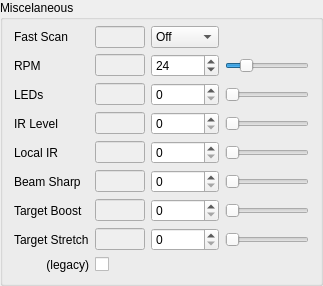
             <widget class="QGroupBox" name="groupStandardMiscellaneous">
              <property name="title">
               <string>Miscelaneous</string>
              </property>
              <layout class="QGridLayout" name="gridLayout_2">
               <property name="topMargin">
                <number>6</number>
               </property>
               <item row="6" column="3">
                <widget class="QSlider" name="sliderTargetBoost">
                 <property name="maximum">
                  <number>2</number>
                 </property>
                 <property name="orientation">
                  <enum>Qt::Horizontal</enum>
                 </property>
                </widget>
               </item>
               <item row="3" column="2">
                <widget class="QSpinBox" name="spinIRLevel">
                 <property name="keyboardTracking">
                  <bool>false</bool>
                 </property>
                 <property name="maximum">
                  <number>3</number>
                 </property>
                </widget>
               </item>
               <item row="3" column="1">
                <widget class="QLineEdit" name="editIRLevel">
                 <property name="enabled">
                  <bool>false</bool>
                 </property>
                 <property name="maximumSize">
                  <size>
                   <width>50</width>
                   <height>16777215</height>
                  </size>
                 </property>
                 <property name="readOnly">
                  <bool>true</bool>
                 </property>
                </widget>
               </item>
               <item row="3" column="0">
                <widget class="QLabel" name="labelIRLevel">
                 <property name="text">
                  <string>IR Level</string>
                 </property>
                </widget>
               </item>
               <item row="6" column="2">
                <widget class="QSpinBox" name="spinTargetBoost">
                 <property name="keyboardTracking">
                  <bool>false</bool>
                 </property>
                 <property name="maximum">
                  <number>2</number>
                 </property>
                </widget>
               </item>
               <item row="3" column="3">
                <widget class="QSlider" name="sliderIRLevel">
                 <property name="maximum">
                  <number>3</number>
                 </property>
                 <property name="orientation">
                  <enum>Qt::Horizontal</enum>
                 </property>
                </widget>
               </item>
               <item row="6" column="0">
                <widget class="QLabel" name="labelTargetBoost">
                 <property name="text">
                  <string>Target Boost</string>
                 </property>
                </widget>
               </item>
               <item row="6" column="1">
                <widget class="QLineEdit" name="editTargetBoost">
                 <property name="enabled">
                  <bool>false</bool>
                 </property>
                 <property name="maximumSize">
                  <size>
                   <width>50</width>
                   <height>16777215</height>
                  </size>
                 </property>
                 <property name="readOnly">
                  <bool>true</bool>
                 </property>
                </widget>
               </item>
               <item row="1" column="0">
                <widget class="QLabel" name="labelRPM">
                 <property name="text">
                  <string>RPM</string>
                 </property>
                </widget>
               </item>
               <item row="1" column="1">
                <widget class="QLineEdit" name="editRPM">
                 <property name="enabled">
                  <bool>false</bool>
                 </property>
                 <property name="maximumSize">
                  <size>
                   <width>50</width>
                   <height>16777215</height>
                  </size>
                 </property>
                 <property name="readOnly">
                  <bool>true</bool>
                 </property>
                </widget>
               </item>
               <item row="1" column="2">
                <widget class="QSpinBox" name="spinRPM">
                 <property name="keyboardTracking">
                  <bool>false</bool>
                 </property>
                 <property name="maximum">
                  <number>120</number>
                 </property>
                 <property name="value">
                  <number>24</number>
                 </property>
                </widget>
               </item>
               <item row="1" column="3">
                <widget class="QSlider" name="sliderRPM">
                 <property name="maximum">
                  <number>120</number>
                 </property>
                 <property name="value">
                  <number>24</number>
                 </property>
                 <property name="orientation">
                  <enum>Qt::Horizontal</enum>
                 </property>
                </widget>
               </item>
               <item row="5" column="0">
                <widget class="QLabel" name="labelBeamSharpening">
                 <property name="text">
                  <string>Beam Sharp</string>
                 </property>
                </widget>
               </item>
               <item row="5" column="1">
                <widget class="QLineEdit" name="editBeamSharpening">
                 <property name="enabled">
                  <bool>false</bool>
                 </property>
                 <property name="maximumSize">
                  <size>
                   <width>50</width>
                   <height>16777215</height>
                  </size>
                 </property>
                 <property name="readOnly">
                  <bool>true</bool>
                 </property>
                </widget>
               </item>
               <item row="5" column="2">
                <widget class="QSpinBox" name="spinBeamSharpening">
                 <property name="keyboardTracking">
                  <bool>false</bool>
                 </property>
                 <property name="maximum">
                  <number>3</number>
                 </property>
                </widget>
               </item>
               <item row="5" column="3">
                <widget class="QSlider" name="sliderBeamSharpening">
                 <property name="maximum">
                  <number>3</number>
                 </property>
                 <property name="orientation">
                  <enum>Qt::Horizontal</enum>
                 </property>
                </widget>
               </item>
               <item row="0" column="1">
                <widget class="QLineEdit" name="editFastScan">
                 <property name="enabled">
                  <bool>false</bool>
                 </property>
                 <property name="maximumSize">
                  <size>
                   <width>50</width>
                   <height>16777215</height>
                  </size>
                 </property>
                 <property name="readOnly">
                  <bool>true</bool>
                 </property>
                </widget>
               </item>
               <item row="0" column="2">
                <widget class="QComboBox" name="comboFastScan">
                 <property name="sizePolicy">
                  <sizepolicy hsizetype="Preferred" vsizetype="Fixed">
                   <horstretch>0</horstretch>
                   <verstretch>0</verstretch>
                  </sizepolicy>
                 </property>
                 <property name="minimumSize">
                  <size>
                   <width>40</width>
                   <height>0</height>
                  </size>
                 </property>
                 <item>
                  <property name="text">
                   <string>Off</string>
                  </property>
                 </item>
                 <item>
                  <property name="text">
                   <string>36 rpm</string>
                  </property>
                 </item>
                 <item>
                  <property name="text">
                   <string>48 rpm</string>
                  </property>
                 </item>
                </widget>
               </item>
               <item row="0" column="0">
                <widget class="QLabel" name="labelFastScan">
                 <property name="text">
                  <string>Fast Scan</string>
                 </property>
                </widget>
               </item>
               <item row="4" column="0">
                <widget class="QLabel" name="labelLocalIR">
                 <property name="text">
                  <string>Local IR</string>
                 </property>
                </widget>
               </item>
               <item row="4" column="1">
                <widget class="QLineEdit" name="editLocalIR">
                 <property name="enabled">
                  <bool>false</bool>
                 </property>
                 <property name="maximumSize">
                  <size>
                   <width>50</width>
                   <height>16777215</height>
                  </size>
                 </property>
                 <property name="readOnly">
                  <bool>true</bool>
                 </property>
                </widget>
               </item>
               <item row="4" column="2">
                <widget class="QSpinBox" name="spinLocalIR">
                 <property name="keyboardTracking">
                  <bool>false</bool>
                 </property>
                 <property name="maximum">
                  <number>3</number>
                 </property>
                </widget>
               </item>
               <item row="4" column="3">
                <widget class="QSlider" name="sliderLocalIR">
                 <property name="maximum">
                  <number>3</number>
                 </property>
                 <property name="orientation">
                  <enum>Qt::Horizontal</enum>
                 </property>
                </widget>
               </item>
               <item row="2" column="0">
                <widget class="QLabel" name="labeLEDs">
                 <property name="text">
                  <string>LEDs</string>
                 </property>
                </widget>
               </item>
               <item row="2" column="1">
                <widget class="QLineEdit" name="editLEDs">
                 <property name="enabled">
                  <bool>false</bool>
                 </property>
                 <property name="maximumSize">
                  <size>
                   <width>50</width>
                   <height>16777215</height>
                  </size>
                 </property>
                 <property name="readOnly">
                  <bool>true</bool>
                 </property>
                </widget>
               </item>
               <item row="2" column="2">
                <widget class="QSpinBox" name="spinLEDs">
                 <property name="keyboardTracking">
                  <bool>false</bool>
                 </property>
                 <property name="maximum">
                  <number>3</number>
                 </property>
                </widget>
               </item>
               <item row="2" column="3">
                <widget class="QSlider" name="sliderLEDs">
                 <property name="maximum">
                  <number>3</number>
                 </property>
                 <property name="orientation">
                  <enum>Qt::Horizontal</enum>
                 </property>
                </widget>
               </item>
               <item row="7" column="0">
                <widget class="QLabel" name="labelTargetStretch">
                 <property name="text">
                  <string>Target Stretch</string>
                 </property>
                </widget>
               </item>
               <item row="7" column="1">
                <widget class="QLineEdit" name="editTargetStretch">
                 <property name="enabled">
                  <bool>false</bool>
                 </property>
                 <property name="maximumSize">
                  <size>
                   <width>50</width>
                   <height>16777215</height>
                  </size>
                 </property>
                 <property name="readOnly">
                  <bool>true</bool>
                 </property>
                </widget>
               </item>
               <item row="7" column="2">
                <widget class="QSpinBox" name="spinTargetStretch">
                 <property name="keyboardTracking">
                  <bool>false</bool>
                 </property>
                 <property name="maximum">
                  <number>3</number>
                 </property>
                </widget>
               </item>
               <item row="7" column="3">
                <widget class="QSlider" name="sliderTargetStretch">
                 <property name="maximum">
                  <number>3</number>
                 </property>
                 <property name="orientation">
                  <enum>Qt::Horizontal</enum>
                 </property>
                </widget>
               </item>
               <item row="8" column="0">
                <widget class="QLabel" name="labelTargetStretch_2">
                 <property name="text">
                  <string>(legacy)</string>
                 </property>
                 <property name="alignment">
                  <set>Qt::AlignRight|Qt::AlignTrailing|Qt::AlignVCenter</set>
                 </property>
                </widget>
               </item>
               <item row="8" column="1">
                <widget class="QCheckBox" name="checkTargetStretch">
                 <property name="layoutDirection">
                  <enum>Qt::LeftToRight</enum>
                 </property>
                </widget>
               </item>
              </layout>
             </widget>
